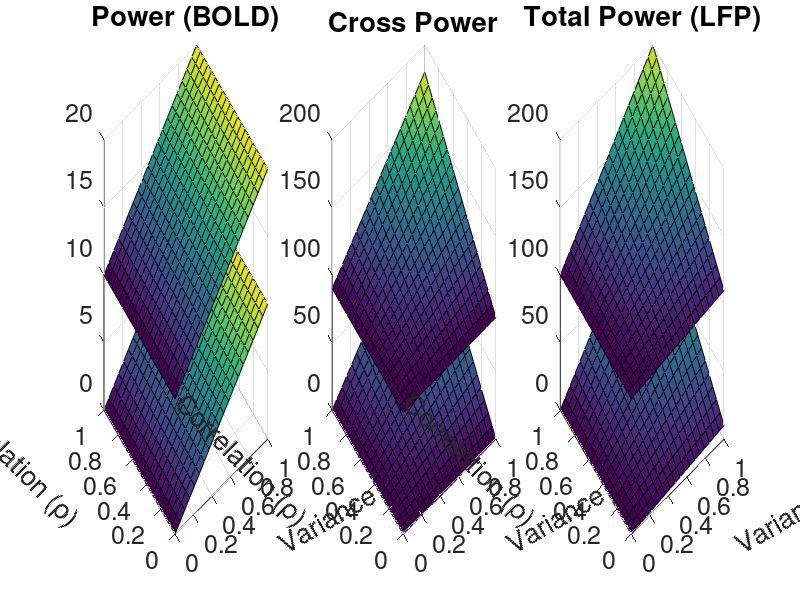

Here is the MATLAB script that generated this plot:
m = 2;      % mean
v = 2;      % variance
s = .1;     % coherence
n = 5;      % number of neurons
T = 10000;  % number of time points
dt = 1/T;

% covariance matrix
sigma = v * (eye(n) + (1-eye(n)) * s);

% data
x = mvnrnd(ones(T,n) * m, sigma);

% observed total cross power
total_cp  = x' * x * dt;

% partitioned into diagonal (power) and off-diagonal ('cross power')
pw  = sum(diag(total_cp));
cpw = sum(sum(total_cp .* (1-eye(n))));

disp([pw cpw])

% predicted
pw_pred  = (m^2 + v)*n;
cpw_pred = (m^2 + v*s)*(n^2-n);
disp([pw_pred cpw_pred])

%%
%% PLOT NICE 2D function
%%

fH = figure; clf; pos=get(fH, 'Position');
pos([3 4]) = [1200 400]; set(fH, 'Position', pos);

fs = 18;    % font size
n = 10;     % number of neurons
[v, s] = meshgrid(linspace(0,1, 20));

for ii = 1:2
    
    if ii == 1, m = 0; else m = 1; end
    
    pw_pred  = (m^2 + v)*n;
    cpw_pred = (m^2 + v.*s)*(n^2-n);
    
    figure(1);
    subplot(1,3,1), set(gca, 'FontSize', fs);
    sH = surf(v, s, pw_pred, pw_pred - min(pw_pred(:)));  hold on
    set(sH, 'FaceLighting', 'gouraud')
    h=xlabel('Variance (\sigma^2)'); set(h, 'rotation', 30)
    h=ylabel('Correlation (\rho)');set(h, 'rotation', -45)
    title('Power (BOLD)')
    
    subplot(1,3,2),set(gca, 'FontSize', fs);
    surf(v, s, cpw_pred, cpw_pred-min(cpw_pred(:))), hold on
    h=xlabel('Variance (\sigma^2)'); set(h, 'rotation', 30)
    h=ylabel('Correlation (\rho)');set(h, 'rotation', -45)
    title('Cross Power')
    
    subplot(1,3,3),set(gca, 'FontSize', fs);
    total_pw = cpw_pred+pw_pred;
    surf(v, s, total_pw, total_pw - min(total_pw(:))),  hold on
    h=xlabel('Variance (\sigma^2)'); set(h, 'rotation', 30)
    h=ylabel('Correlation (\rho)');set(h, 'rotation', -45)
    title('Total Power (LFP)')
    
    %     subplot(2,3,4), set(gca, 'ColorOrder', jet(size(v,1)), 'FontSize', fs); hold on;
    %     plot(v(1,:), pw_pred')
    %     xlabel('Variance');
    %     title('Power (BOLD)')
    %
    %     subplot(2,3,5), set(gca, 'ColorOrder', jet(size(v,1)), 'FontSize', fs); hold on;
    %     plot(v(1,:),cpw_pred')
    %     xlabel('Variance');
    %     title('Cross Power')
    %
    %     subplot(2,3,6), set(gca, 'ColorOrder', jet(size(v,1)), 'FontSize', fs); hold on;
    %     plot(v(1,:), cpw_pred'+pw_pred')
    %     xlabel('Variance');
    %     title('Total Power (LFP)')
    
end